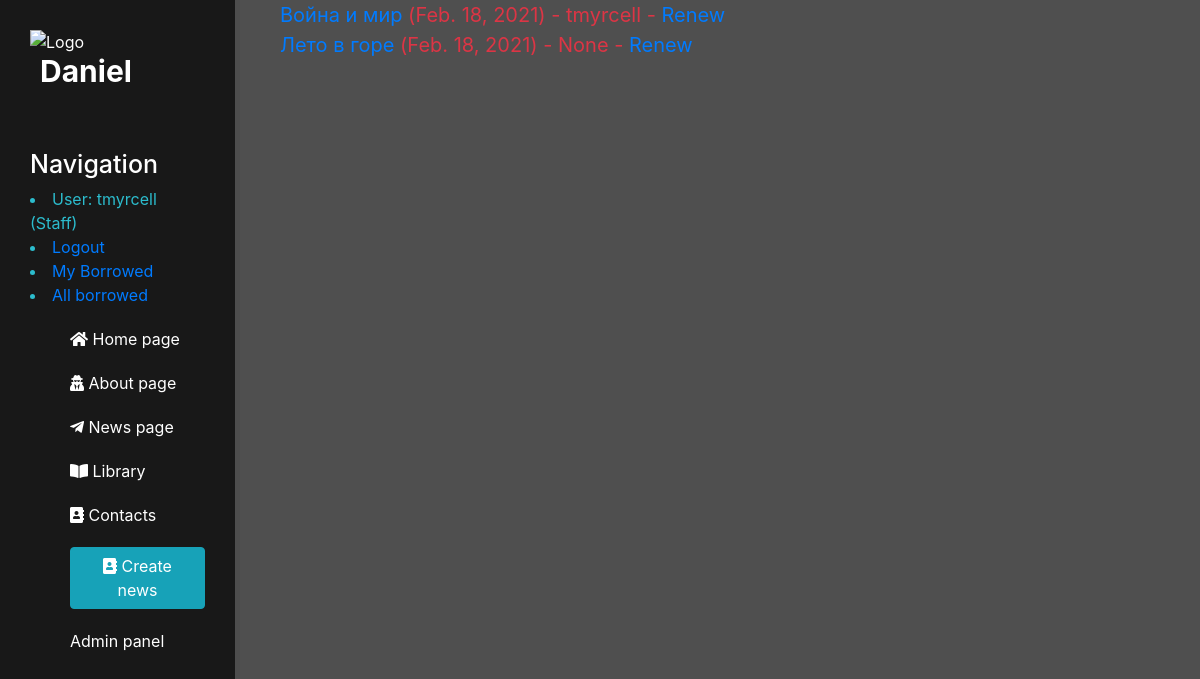
Page /library/borrowed/ (signed in) on the earlier database version.
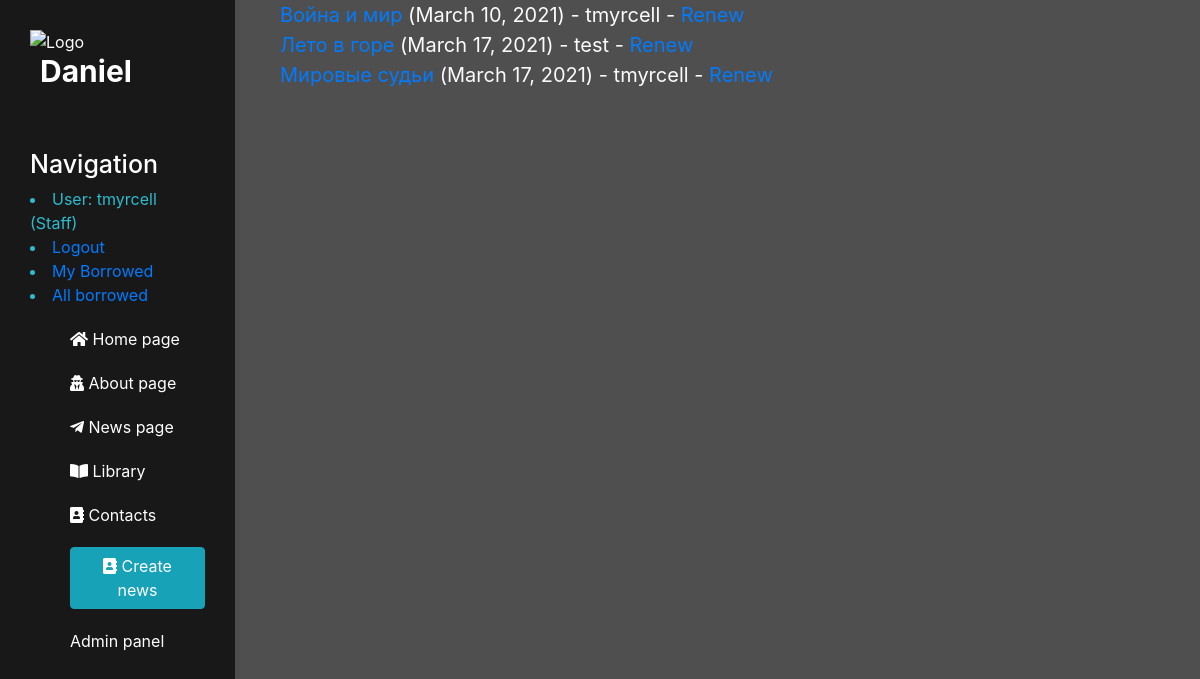
Same page on the later database version.
### library/models.py (models this page shows, shortened)
class BookInstance(models.Model):
    id = models.UUIDField(primary_key=True, default=uuid.uuid4,
                          help_text="Unique ID for this particular book across whole library")
    book = models.ForeignKey('Book', on_delete=models.RESTRICT)
    imprint = models.CharField(max_length=200)
    due_back = models.DateField(null=True, blank=True)
    borrower = models.ForeignKey(User, on_delete=models.SET_NULL, null=True, blank=True)
    LOAN_STATUS = (
        ('m', 'Maintenance'),
        ('o', 'On loan'),
        ('a', 'Available'),
        ('r', 'Reserved'),
    )
    status = models.CharField(
        max_length=1,
        choices=LOAN_STATUS,
        blank=True,
        default='m',
        help_text='Book availability')
    class Meta:
        ordering = ["due_back"]
        permissions = (("can_mark_returned", "Set book as returned"),)
    @property
    def is_overdue(self):
        if self.due_back and date.today() > self.due_back:
            return True
        return False

class Book(models.Model):
    title = models.CharField(max_length=200)
    author = models.ForeignKey('Author', on_delete=models.SET_NULL, null=True)
    summary = models.TextField(max_length=1000, help_text="Enter a brief description of the book")
    isbn = models.CharField('ISBN', max_length=13,
                            help_text='13 Character <a href="https://www.isbn-international.org/content/what-isbn'
                                      '">ISBN number</a>')
    genre = models.ManyToManyField(Genre, help_text="Select a genre for this book")
    language = models.ForeignKey('Language', on_delete=models.SET_NULL, null=True)
    class Meta:
        ordering = ['title', 'author']
    def display_genre(self):
        """Creates a string for the Genre. This is required to display genre in Admin."""
        return ', '.join([genre.name for genre in self.genre.all()[:3]])
    display_genre.short_description = 'Genre'

### library/views.py (the view)
class LoanedBooksAllUserListView(LoginRequiredMixin, generic.ListView):
    model = BookInstance
    permission_required = 'library.can_mark_returned'
    template_name = 'library/bookinstance_list_borrowed_all.html'
    paginate_by = 10
    def get_queryset(self):
        return BookInstance.objects.filter(status__exact='o').order_by('due_back')

### templates/library/bookinstance_list_borrowed_all.html (shortened to what this page needs)
{% extends "main/layout.html" %}
{% block content %}
    {% if bookinstance_list %}
    <ul>
          {% for book_instance in bookinstance_list %}
          <li class="{% if book_instance.is_overdue %}text-danger{% endif %}">
           <a href="{% url 'book-detail' book_instance.book.pk %}">{{book_instance.book.title}}</a> ({{ book_instance.due_back }})
              {% if user.is_staff %}
                  - {{ book_instance.borrower }}
              {% endif %}
              {% if perms.catalog.can_mark_returned %}
                  - <a href="{% url 'renew-book-librarian' book_instance.id %}">Renew</a>
              {% endif %}
          </li>
          {% endfor %}
    </ul>
    {% else %}
      <p>There are no books borrowed.</p>
    {% endif %}
{% endblock %}

Differences in the rows shown:
changed BookInstance "Война и мир": due_back "Feb. 18, 2021" → "March 10, 2021"
changed BookInstance "Лето в горе": due_back "Feb. 18, 2021" → "March 17, 2021"; borrower "None" → "test"
added BookInstance: book "Мировые судьи", due_back "March 17, 2021", borrower "tmyrcell"
